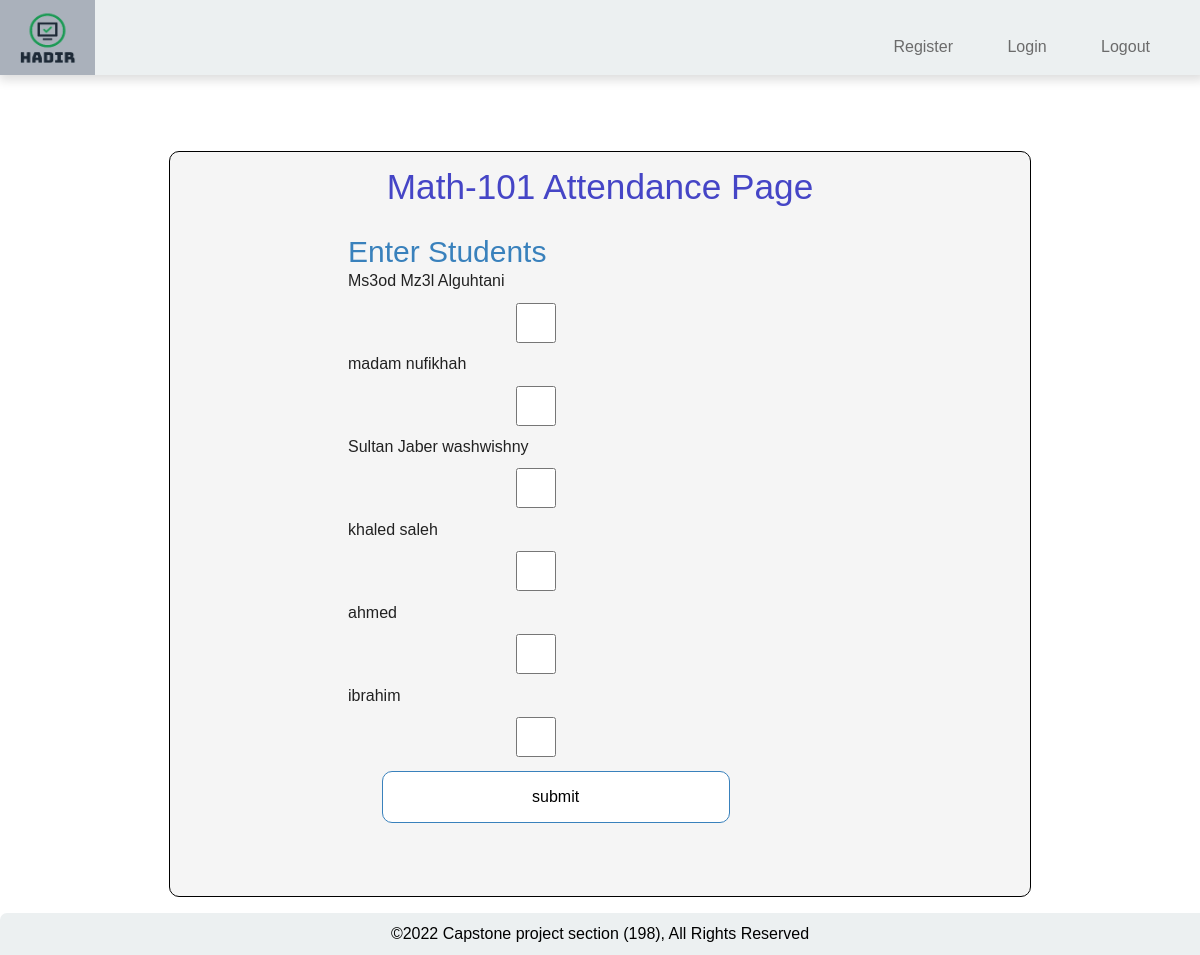
/Hadir/Classes/Math-101/Attendance (signed in), run on the app's committed database.
### HadirApp/models.py (models this page shows)
class Student(models.Model):
    name = models.CharField(max_length=60)
    student_id = models.CharField(
        primary_key=True, max_length=8, validators=[RegexValidator(r'^(4)(\d{7})$')])
    student_absence = models.IntegerField(default=0)
    reg_date = models.DateTimeField('date registered',  auto_now_add=True)
    classes = models.ManyToManyField(Class)
    precense = models.BooleanField(default=False)
    def __str__(self):
        return self.name

### HadirApp/views.py (the view, shortened to what this page needs)
@login_required(login_url='./login')
def attendance(request, class_name, class_id):
    today = date.today()
    print(today)
    students = Student.objects.all()
    context = {'students': students,
               'class_name': class_name, 'class_id': class_id}
    return render(request, 'HadirApp/take_attendance.html', context)

### HadirApp/templates/HadirApp/take_attendance.html (shortened to what this page needs)
{% extends 'HadirApp/base.html' %}
{% block main_content %}
{% load static %}
<body>
    <div class="container">
        <div class="title">
            <h1> {{class_name}}-{{class_id}} Attendance Page</h1>
        </div>
        <div class="main">
            <div>
                <form action="Results" method="POST">
                    <p>Enter Students</p>
                    {% for student in students%}
                    <label for="{{student}}">{{student}}</label>
                    <input type="checkbox" name="student" value="{{student}}">
                    {% endfor%}
            </div>
            <div>
                <input type="submit" value="submit" class="click">
            </div>
        </div>
    </div>
</body>
</html>
{% endblock %}

### HadirApp/static/Hadir/main.css (style rules this page uses)
* { margin: 0; padding: 0; box-sizing: border-box; font-family: 'Lato', 'Arial', sans-serif; scroll-behavior: smooth; }
body { background-color: #f1f1f1; }
h1, p { text-align: center; line-height: 1.4; }
h1 { font-size: 2.2rem; }
input { border: 0; border-left: 1px solid #ccc; border-radius: 0; outline: 0; padding: 5px; }

### HadirApp/static/Hadir/log-reg-style.css (style rules this page uses)
html { scroll-behavior: smooth; height: 100%; background-image: url('https://images.unsplash.com/photo-1435224668334-0f82ec57b605?ixlib=rb-1.2.1&ixid=MnwxMjA3fDB8MHxwaG90by1yZWxhdGVkfDd8fHxlbnwwfHx8fA%3D%3D&w=1000&q=80'); background-position: center; background-repeat: no-repeat; background-size: cover; }

### HadirApp/static/Hadir/class.css (style rules this page uses)
html { scroll-behavior: smooth; height: 100%; background: #eef0ef; background-position: center; background-repeat: no-repeat; background-size: cover; }
.container { margin: 30px auto; border: 1px transparent; border-radius: 5px; width: 90%; background: #fff; padding: 10px; }
.container h1 { color: rgb(69, 69, 198); margin-bottom: 20px; }

### HadirApp/static/Hadir/attendance.css (style rules this page uses)
body { background-color: #b6b4b4; font-family: Helvetica, sans-serif; color: #222; scroll-behavior: smooth; }
* { margin: 0; padding: 0; border: 0; font-size: 100%; font: inherit; vertical-align: baseline; box-sizing: content-box; }
body { line-height: 1; }

### HadirApp/templates/HadirApp/take_attendance.html (style rules this page uses)
.container { background-color: whitesmoke; width: 70%; margin: 5% auto 0 auto; border-radius: 10px; padding-bottom: 5%; border: 1px solid black; }
.main { margin-left: 20%; }
.title { margin-bottom: 2%; }
.main p { font-size: 30px; color: rgb(57, 129, 188); text-align: left; }
select, input { display: block; margin: 2% 3%; width: 50%; height: 40px; border-radius: 10px; }
input { border: 16px black; border: 1px solid black; }
.click { background-color: #FFF; border: 2px #000; margin-left: 5%; cursor: pointer; transition: .2s ease-in-out 0s; border: 1px solid rgb(57, 129, 188); }

### data on the page
Student: name "Ms3od Mz3l Alguhtani"
Student: name "madam nufikhah"
Student: name "Sultan Jaber washwishny"
Student: name "khaled saleh"
Student: name "ahmed"
Student: name "ibrahim"

### other printed values
{{ class_name }} "Math"
{{ class_id }} "101"
